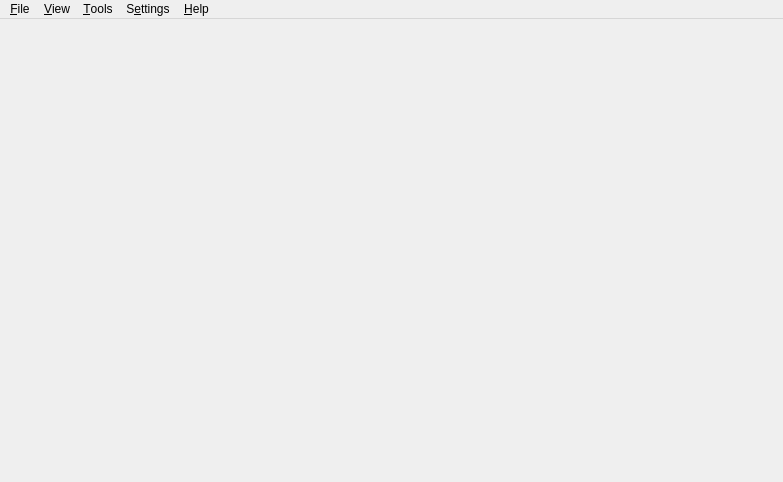
<?xml version="1.0" encoding="UTF-8"?>
<ui version="4.0">
 <author>Francesco Cecconi</author>
 <class>MainWindowClass</class>
 <widget class="QMainWindow" name="MainWindowClass">
  <property name="windowModality">
   <enum>Qt::NonModal</enum>
  </property>
  <property name="geometry">
   <rect>
    <x>0</x>
    <y>0</y>
    <width>783</width>
    <height>482</height>
   </rect>
  </property>
  <property name="sizePolicy">
   <sizepolicy hsizetype="Preferred" vsizetype="Preferred">
    <horstretch>0</horstretch>
    <verstretch>0</verstretch>
   </sizepolicy>
  </property>
  <property name="minimumSize">
   <size>
    <width>0</width>
    <height>0</height>
   </size>
  </property>
  <property name="maximumSize">
   <size>
    <width>9999999</width>
    <height>9999999</height>
   </size>
  </property>
  <property name="baseSize">
   <size>
    <width>0</width>
    <height>0</height>
   </size>
  </property>
  <property name="windowTitle">
   <string>Nmapsi4</string>
  </property>
  <property name="windowIcon">
   <iconset resource="../../../mainwin.qrc">
    <normaloff>:/images/icons/128x128/nmapsi4.png</normaloff>:/images/icons/128x128/nmapsi4.png</iconset>
  </property>
  <property name="autoFillBackground">
   <bool>false</bool>
  </property>
  <property name="styleSheet">
   <string notr="true"/>
  </property>
  <property name="iconSize">
   <size>
    <width>32</width>
    <height>32</height>
   </size>
  </property>
  <widget class="QWidget" name="centralwidget">
   <layout class="QVBoxLayout" name="verticalLayout"/>
  </widget>
  <widget class="QMenuBar" name="menubar">
   <property name="geometry">
    <rect>
     <x>0</x>
     <y>0</y>
     <width>783</width>
     <height>19</height>
    </rect>
   </property>
   <widget class="QMenu" name="menu_File">
    <property name="title">
     <string>&amp;File</string>
    </property>
    <addaction name="action_Scan_2"/>
    <addaction name="separator"/>
    <addaction name="actionSave_Menu"/>
    <addaction name="actionSave_As_Menu"/>
    <addaction name="separator"/>
    <addaction name="action_Quit"/>
   </widget>
   <widget class="QMenu" name="menu_View">
    <property name="title">
     <string>&amp;View</string>
    </property>
    <addaction name="actionFullScreen"/>
    <addaction name="actionMenuBar"/>
   </widget>
   <widget class="QMenu" name="menu_Help">
    <property name="title">
     <string>&amp;Help</string>
    </property>
    <addaction name="actionReport_Bug"/>
    <addaction name="actionVisit_Website"/>
    <addaction name="actionDocumentation"/>
    <addaction name="actionDonate_Money"/>
    <addaction name="separator"/>
    <addaction name="action_About"/>
    <addaction name="actionAbout_Qt"/>
   </widget>
   <widget class="QMenu" name="menu_Settings">
    <property name="title">
     <string>S&amp;ettings</string>
    </property>
    <addaction name="actionProfile"/>
    <addaction name="actionNew_Profile"/>
    <addaction name="actionEdit_Profile"/>
   </widget>
   <widget class="QMenu" name="menu_Tools">
    <property name="title">
     <string>&amp;Tools</string>
    </property>
    <addaction name="actionScan_section"/>
    <addaction name="actionVulnerabilities_section"/>
    <addaction name="actionSection_Discover"/>
   </widget>
   <addaction name="menu_File"/>
   <addaction name="menu_View"/>
   <addaction name="menu_Tools"/>
   <addaction name="menu_Settings"/>
   <addaction name="menu_Help"/>
  </widget>
  <action name="action_About">
   <property name="icon">
    <iconset resource="../../../mainwin.qrc">
     <normaloff>:/images/images/messagebox_info.png</normaloff>:/images/images/messagebox_info.png</iconset>
   </property>
   <property name="text">
    <string>&amp;About nmapsi4</string>
   </property>
  </action>
  <action name="action_Scan">
   <property name="icon">
    <iconset resource="../../../mainwin.qrc">
     <normaloff>:/images/images/viewmag.png</normaloff>:/images/images/viewmag.png</iconset>
   </property>
   <property name="text">
    <string>&amp;Scan</string>
   </property>
  </action>
  <action name="action_Scan_menu">
   <property name="enabled">
    <bool>true</bool>
   </property>
   <property name="icon">
    <iconset resource="../../../mainwin.qrc">
     <normaloff>:/images/images/viewmag.png</normaloff>:/images/images/viewmag.png</iconset>
   </property>
   <property name="text">
    <string>&amp;Scan</string>
   </property>
   <property name="iconText">
    <string>Scan</string>
   </property>
   <property name="whatsThis">
    <string>Scan</string>
   </property>
   <property name="shortcut">
    <string>Ctrl+S</string>
   </property>
  </action>
  <action name="actionAbout_Qt">
   <property name="icon">
    <iconset resource="../../../mainwin.qrc">
     <normaloff>:/images/images/messagebox_info.png</normaloff>:/images/images/messagebox_info.png</iconset>
   </property>
   <property name="text">
    <string>About &amp;Qt</string>
   </property>
  </action>
  <action name="actionProfile">
   <property name="icon">
    <iconset resource="../../../mainwin.qrc">
     <normaloff>:/images/images/tool.png</normaloff>:/images/images/tool.png</iconset>
   </property>
   <property name="text">
    <string>&amp;Preferences</string>
   </property>
  </action>
  <action name="action_Scan_2">
   <property name="enabled">
    <bool>false</bool>
   </property>
   <property name="icon">
    <iconset resource="../../../mainwin.qrc">
     <normaloff>:/images/images/viewmag.png</normaloff>:/images/images/viewmag.png</iconset>
   </property>
   <property name="text">
    <string>&amp;Scan</string>
   </property>
  </action>
  <action name="action_Quit">
   <property name="icon">
    <iconset resource="../../../mainwin.qrc">
     <normaloff>:/images/images/window-close.png</normaloff>:/images/images/window-close.png</iconset>
   </property>
   <property name="text">
    <string>&amp;Quit</string>
   </property>
   <property name="shortcut">
    <string>Ctrl+Q</string>
   </property>
  </action>
  <action name="actionStop_Scan">
   <property name="enabled">
    <bool>false</bool>
   </property>
   <property name="icon">
    <iconset resource="../../../mainwin.qrc">
     <normaloff>:/images/images/button_cancel.png</normaloff>:/images/images/button_cancel.png</iconset>
   </property>
   <property name="text">
    <string>Stop Scan</string>
   </property>
  </action>
  <action name="actionClear_History">
   <property name="enabled">
    <bool>true</bool>
   </property>
   <property name="icon">
    <iconset resource="../../../mainwin.qrc">
     <normaloff>:/images/images/edit-clear-list.png</normaloff>:/images/images/edit-clear-list.png</iconset>
   </property>
   <property name="text">
    <string>Clear History</string>
   </property>
   <property name="whatsThis">
    <string/>
   </property>
  </action>
  <action name="actionClose_Tree">
   <property name="icon">
    <iconset resource="../../../mainwin.qrc">
     <normaloff>:/images/images/view-tree.png</normaloff>:/images/images/view-tree.png</iconset>
   </property>
   <property name="text">
    <string>Close Tree</string>
   </property>
   <property name="whatsThis">
    <string>Close Scan Tree</string>
   </property>
  </action>
  <action name="actionClear_Hostname">
   <property name="icon">
    <iconset resource="../../../mainwin.qrc">
     <normaloff>:/images/images/erase.png</normaloff>:/images/images/erase.png</iconset>
   </property>
   <property name="text">
    <string>Clear HostName</string>
   </property>
   <property name="whatsThis">
    <string>Clear Hostname IP</string>
   </property>
  </action>
  <action name="action_Save_As">
   <property name="enabled">
    <bool>false</bool>
   </property>
   <property name="icon">
    <iconset resource="../../../mainwin.qrc">
     <normaloff>:/images/images/document-save-as.png</normaloff>:/images/images/document-save-as.png</iconset>
   </property>
   <property name="text">
    <string>Save As</string>
   </property>
   <property name="whatsThis">
    <string>Save As</string>
   </property>
  </action>
  <action name="actionSave">
   <property name="enabled">
    <bool>false</bool>
   </property>
   <property name="icon">
    <iconset resource="../../../mainwin.qrc">
     <normaloff>:/images/images/save_all.png</normaloff>:/images/images/save_all.png</iconset>
   </property>
   <property name="text">
    <string>Save Scan</string>
   </property>
   <property name="whatsThis">
    <string>Save</string>
   </property>
  </action>
  <action name="actionSave_Menu">
   <property name="enabled">
    <bool>false</bool>
   </property>
   <property name="icon">
    <iconset resource="../../../mainwin.qrc">
     <normaloff>:/images/images/save_all.png</normaloff>:/images/images/save_all.png</iconset>
   </property>
   <property name="text">
    <string>S&amp;ave Scan</string>
   </property>
  </action>
  <action name="actionSave_As_Menu">
   <property name="enabled">
    <bool>false</bool>
   </property>
   <property name="icon">
    <iconset resource="../../../mainwin.qrc">
     <normaloff>:/images/images/document-save-as.png</normaloff>:/images/images/document-save-as.png</iconset>
   </property>
   <property name="text">
    <string>Save all scans to &amp;Directory</string>
   </property>
  </action>
  <action name="actionFullScreen">
   <property name="checkable">
    <bool>true</bool>
   </property>
   <property name="checked">
    <bool>false</bool>
   </property>
   <property name="icon">
    <iconset resource="../../../mainwin.qrc">
     <normaloff>:/images/images/view-fullscreen.png</normaloff>:/images/images/view-fullscreen.png</iconset>
   </property>
   <property name="text">
    <string>F&amp;ull Screen Mode</string>
   </property>
   <property name="shortcut">
    <string>Ctrl+Shift+F11</string>
   </property>
  </action>
  <action name="actionMenuBar">
   <property name="checkable">
    <bool>true</bool>
   </property>
   <property name="checked">
    <bool>false</bool>
   </property>
   <property name="icon">
    <iconset resource="../../../mainwin.qrc">
     <normaloff>:/images/images/show-menu.png</normaloff>:/images/images/show-menu.png</iconset>
   </property>
   <property name="text">
    <string>Show &amp;Menu Bar</string>
   </property>
   <property name="shortcut">
    <string>Ctrl+M</string>
   </property>
  </action>
  <action name="actionShow_Status_Bar">
   <property name="checkable">
    <bool>true</bool>
   </property>
   <property name="checked">
    <bool>true</bool>
   </property>
   <property name="text">
    <string>Show Status Bar</string>
   </property>
  </action>
  <action name="actionMain">
   <property name="text">
    <string>Main</string>
   </property>
  </action>
  <action name="actionLog">
   <property name="text">
    <string>Log</string>
   </property>
  </action>
  <action name="actionVulnerabilities">
   <property name="text">
    <string>Vuln</string>
   </property>
  </action>
  <action name="actionScan">
   <property name="text">
    <string>Scan</string>
   </property>
  </action>
  <action name="actionScan_2">
   <property name="text">
    <string>Scan</string>
   </property>
  </action>
  <action name="actionScan_section">
   <property name="icon">
    <iconset resource="../../../mainwin.qrc">
     <normaloff>:/images/images/network_local.png</normaloff>:/images/images/network_local.png</iconset>
   </property>
   <property name="text">
    <string>Section Scan</string>
   </property>
  </action>
  <action name="actionLog_section">
   <property name="icon">
    <iconset resource="../../../mainwin.qrc">
     <normaloff>:/images/images/book.png</normaloff>:/images/images/book.png</iconset>
   </property>
   <property name="text">
    <string>Section Log</string>
   </property>
  </action>
  <action name="actionVulnerabilities_section">
   <property name="icon">
    <iconset resource="../../../mainwin.qrc">
     <normaloff>:/images/images/viewmag+.png</normaloff>:/images/images/viewmag+.png</iconset>
   </property>
   <property name="text">
    <string>Section Vulnerabilities</string>
   </property>
  </action>
  <action name="actionDonate_Money">
   <property name="icon">
    <iconset resource="../../../mainwin.qrc">
     <normaloff>:/images/images/kwalletmanager.png</normaloff>:/images/images/kwalletmanager.png</iconset>
   </property>
   <property name="text">
    <string>Donate Money</string>
   </property>
  </action>
  <action name="actionDocumentation">
   <property name="icon">
    <iconset resource="../../../mainwin.qrc">
     <normaloff>:/images/images/book2.png</normaloff>:/images/images/book2.png</iconset>
   </property>
   <property name="text">
    <string>Documentation</string>
   </property>
  </action>
  <action name="actionVisit_Website">
   <property name="icon">
    <iconset resource="../../../mainwin.qrc">
     <normaloff>:/images/icons/64x64/nmapsi4.png</normaloff>:/images/icons/64x64/nmapsi4.png</iconset>
   </property>
   <property name="text">
    <string>Visit Website</string>
   </property>
  </action>
  <action name="actionReport_Bug">
   <property name="icon">
    <iconset resource="../../../mainwin.qrc">
     <normaloff>:/images/images/tools-report-bug.png</normaloff>:/images/images/tools-report-bug.png</iconset>
   </property>
   <property name="text">
    <string>Report a bug</string>
   </property>
  </action>
  <action name="actionSection_Discover">
   <property name="icon">
    <iconset resource="../../../mainwin.qrc">
     <normaloff>:/images/images/document-preview-archive.png</normaloff>:/images/images/document-preview-archive.png</iconset>
   </property>
   <property name="text">
    <string>Section Discover</string>
   </property>
  </action>
  <action name="actionNew_Profile">
   <property name="icon">
    <iconset resource="../../../mainwin.qrc">
     <normaloff>:/images/images/document-new.png</normaloff>:/images/images/document-new.png</iconset>
   </property>
   <property name="text">
    <string>New Profile</string>
   </property>
  </action>
  <action name="actionNew_ProfileMenu">
   <property name="icon">
    <iconset resource="../../../mainwin.qrc">
     <normaloff>:/images/images/document-new.png</normaloff>:/images/images/document-new.png</iconset>
   </property>
   <property name="text">
    <string>New Profile</string>
   </property>
  </action>
  <action name="actionEdit_Profile">
   <property name="icon">
    <iconset resource="../../../mainwin.qrc">
     <normaloff>:/images/images/document-properties.png</normaloff>:/images/images/document-properties.png</iconset>
   </property>
   <property name="text">
    <string>Edit Profile</string>
   </property>
  </action>
 </widget>
 <resources>
  <include location="../../../mainwin.qrc"/>
 </resources>
 <connections/>
</ui>
